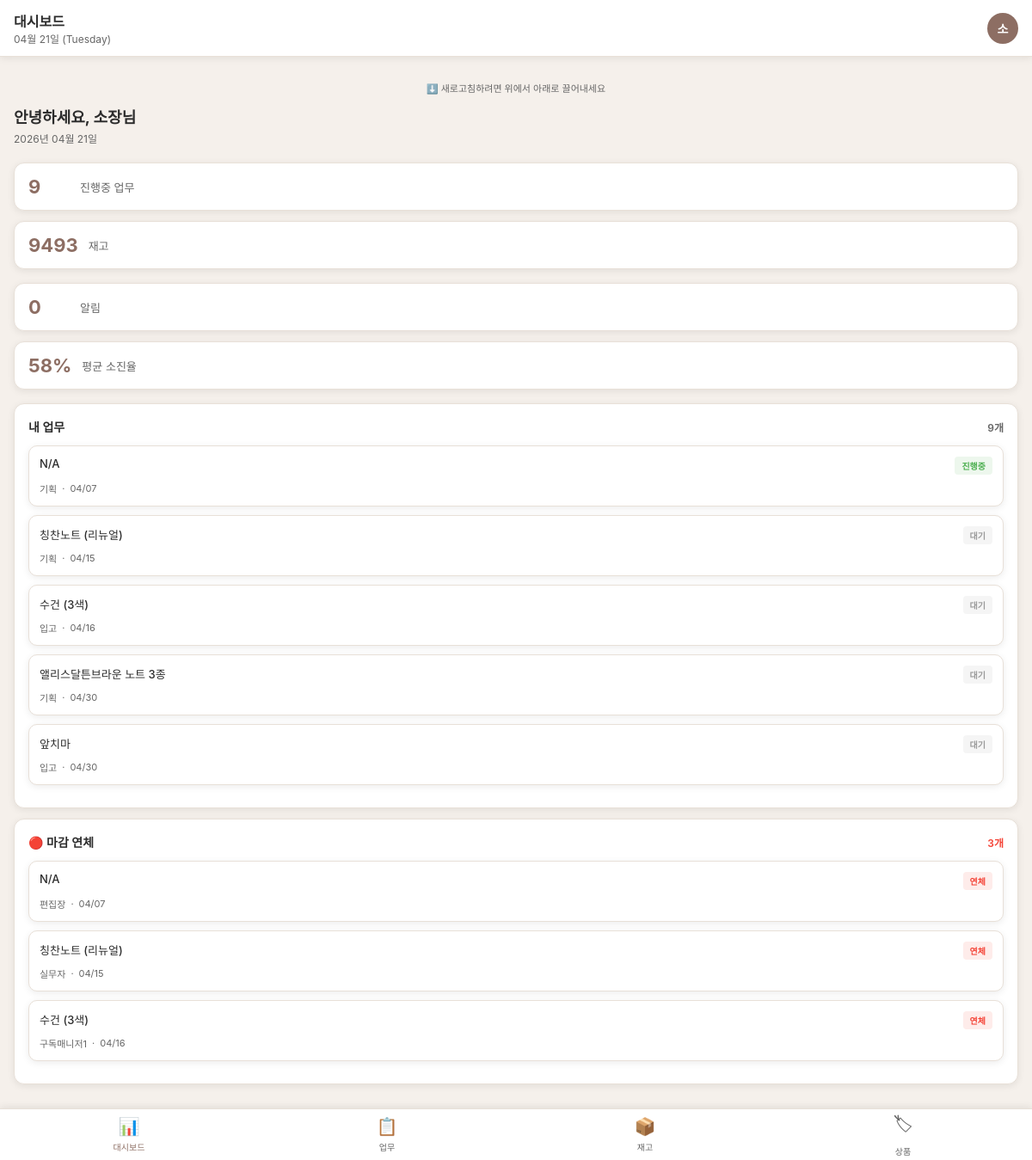
/m/ (signed in), run on the app's committed database.
### models.py (models this page shows)
class User(UserMixin, db.Model):
    __tablename__ = 'users'
    id = db.Column(db.Integer, primary_key=True)
    username = db.Column(db.String(50), unique=True, nullable=False)
    password_hash = db.Column(db.String(256), nullable=False)
    name = db.Column(db.String(100), nullable=False)
    role = db.Column(db.String(50), nullable=False)  # 소장/편집장/실무자/디자이너/행정팀장/구독매니저1/구독매니저2
    email = db.Column(db.String(120))
    created_at = db.Column(db.DateTime, default=datetime.utcnow)

class Task(db.Model):
    __tablename__ = 'tasks'
    id = db.Column(db.Integer, primary_key=True)
    title = db.Column(db.String(200), nullable=False)
    description = db.Column(db.Text)
    item_id = db.Column(db.Integer, db.ForeignKey('items.id'))
    assignee_id = db.Column(db.Integer, db.ForeignKey('users.id'))
    status = db.Column(db.String(20), default='대기')  # 대기/진행중/완료
    priority = db.Column(db.String(10), default='보통')  # 긴급/높음/보통/낮음
    stage = db.Column(db.String(20))  # 기획/디자인/컨펌·견적/제작/입고
    revision_count = db.Column(db.Integer, default=0)  # 샘플 수정 횟수
    production_weeks = db.Column(db.Integer)  # 제작 기간 (1~8주)
    production_start = db.Column(db.Date)    # 제작 시작일
    due_date = db.Column(db.Date)
    start_date = db.Column(db.Date)
    created_at = db.Column(db.DateTime, default=datetime.utcnow)
    completed_at = db.Column(db.DateTime)
    assignee = db.relationship('User', backref='tasks')
    comments = db.relationship('Comment', backref='task', lazy=True, cascade='all,delete-orphan')

class Item(db.Model):
    __tablename__ = 'items'
    id = db.Column(db.Integer, primary_key=True)
    name = db.Column(db.String(200), nullable=False)
    sku_code = db.Column(db.String(200))  # 위하고 품목코드 (쉼표 구분 다중 가능, 예: GG220801,GG220802)
    line = db.Column(db.String(10), nullable=False)  # A, B, C, B,C
    category_id = db.Column(db.Integer, db.ForeignKey('categories.id'))
    artist = db.Column(db.String(100))
    unit_cost = db.Column(db.Integer)  # 원
    target_qty = db.Column(db.Integer)
    current_stock = db.Column(db.Integer, default=0)
    status = db.Column(db.String(30), default='기획중')
    usage = db.Column(db.String(30), default='판매')
    owner_id = db.Column(db.Integer, db.ForeignKey('users.id'))
    target_date = db.Column(db.Date)  # 목표 입고일
    memo = db.Column(db.Text)
    sale_url_smartstore = db.Column(db.String(500))  # 스마트스토어 링크
    sale_url_aengdu = db.Column(db.String(500))      # aengdu.kr 링크
    sale_url_positive = db.Column(db.String(500))     # positive.co.kr 링크
    sale_url_other = db.Column(db.String(500))        # 기타 판매 링크
    created_at = db.Column(db.DateTime, default=datetime.utcnow)
    updated_at = db.Column(db.DateTime, default=datetime.utcnow, onupdate=datetime.utcnow)
    owner = db.relationship('User', backref='items')
    tasks = db.relationship('Task', backref='item', lazy=True)
    inventory_logs = db.relationship('InventoryLog', backref='item', lazy=True)
    weekly_counts = db.relationship('WeeklyCount', backref='item', lazy=True)

### app.py (the view, shortened to what this page needs)
@app.route('/m/')
@login_required
def m_dashboard():
    today = date.today()
    if has_perm('view_all_tasks'):
        my_tasks = Task.query.filter(Task.status != '완료').order_by(Task.due_date).limit(10).all()
    else:
        my_tasks = Task.query.filter_by(assignee_id=current_user.id).filter(Task.status != '완료').order_by(Task.due_date).limit(10).all()
    selling_items = Item.query.filter(Item.status.in_(['판매중', '소진중'])).all()
    selling_count = len(selling_items)
    total_stock = sum(i.current_stock or 0 for i in selling_items)
    total_target = sum(i.target_qty or 0 for i in selling_items)
    avg_remain_pct = round(total_stock / total_target * 100, 1) if total_target > 0 else 0
    low_stock_alerts = []
    all_wks = WeeklyCount.query.order_by(WeeklyCount.counted_at.desc()).all()
    wks_by_item = {}
    for w in all_wks:
        lst = wks_by_item.setdefault(w.item_id, [])
        if len(lst) < 16:
            lst.append(w)
    for it in selling_items:
        wks = wks_by_item.get(it.id, [])
        weekly_avg = 0
        if len(wks) >= 2:
            consume_weeks = [w for w in wks if w.diff and w.diff < 0]
            total_consumed = sum(abs(w.diff) for w in consume_weeks)
            num_weeks = len(consume_weeks)
            weekly_avg = round(total_consumed / num_weeks) if num_weeks > 0 else 0
    overdue_tasks = []
    staff_stats = []
    if has_perm('view_all_tasks'):
        overdue_tasks = Task.query.filter(Task.status != '완료', Task.due_date < today).order_by(Task.due_date).limit(10).all()
    return render_template('mobile.html', page='dashboard',
                           my_tasks=my_tasks, today=today,
                           selling_count=selling_count, total_stock=total_stock,
                           total_target=total_target, avg_remain_pct=avg_remain_pct,
                           low_stock_alerts=low_stock_alerts,
                           overdue_tasks=overdue_tasks, staff_stats=staff_stats)

### app.py (called while the page is built)
@login_manager.user_loader
def load_user(user_id):
    return User.query.get(int(user_id))

def has_perm(permission, role=None):
    r = role or current_user.role
    rp = RolePermission.query.filter_by(role=r, permission=permission).first()
    if rp:
        return rp.enabled
    return permission in DEFAULT_PERMISSIONS.get(r, [])

def is_admin():
    return has_perm('manage_users')

@app.context_processor
def inject_notification_count():
    if hasattr(current_user, 'id') and current_user.is_authenticated:
        unread = Notification.query.filter_by(recipient_id=current_user.id, is_read=False).count()
        return {'noti_count': unread, 'user_is_admin': is_admin()}
    return {'noti_count': 0, 'user_is_admin': False}

### templates/mobile.html (shortened to what this page needs)
<!DOCTYPE html>
<html lang="ko">
<head>
</head>
<body>
    <div class="mobile-header">
        <div>
            <div class="mobile-header-title" id="headerTitle">{% if page == 'tasks' %}업무{% elif page == 'inventory' %}재고{% elif page == 'items' %}상품{% else %}대시보드{% endif %}</div>
            <div class="mobile-header-date" id="headerDate">{{ today.strftime('%m월 %d일 (%A)') }}</div>
        </div>
        <div class="mobile-header-avatar" title="{{ current_user.name }}">{{ current_user.name[0] }}</div>
    </div>
    <div class="mobile-container">
        <div class="page-content {% if page == 'dashboard' %}active{% endif %}" id="dashboard-page">
            <div class="pull-refresh-hint">⬇️ 새로고침하려면 위에서 아래로 끌어내세요</div>
            <div class="greeting">
                <div class="greeting-title">안녕하세요, {{ current_user.name }}님</div>
                <div class="greeting-date">{{ today.strftime('%Y년 %m월 %d일') }}</div>
            </div>
            <div class="summary-grid">
                <div class="summary-card">
                    <div class="summary-value">{{ my_tasks|length }}</div>
                    <div class="summary-label">진행중 업무</div>
                </div>
                <div class="summary-card">
                    <div class="summary-value">{{ total_stock }}</div>
                    <div class="summary-label">재고</div>
                </div>
            </div>
            <div class="summary-grid">
                <div class="summary-card">
                    <div class="summary-value">{% if noti_count %}{{ noti_count }}{% else %}0{% endif %}</div>
                    <div class="summary-label">알림</div>
                </div>
                <div class="summary-card">
                    <div class="summary-value">{{ "{:.0f}%".format(avg_remain_pct or 0) }}</div>
                    <div class="summary-label">평균 소진율</div>
                </div>
            </div>
            {% if my_tasks %}
            <div class="card">
                <div class="card-header">
                    <span>내 업무</span>
                    <span style="font-size: 12px; color: var(--text-secondary);">{{ my_tasks|length }}개</span>
                </div>
                {% for task in my_tasks[:5] %}
                <div class="list-item" onclick="toggleDetail(this)">
                    <div class="list-item-main">
                        <div class="list-item-name">{{ task.item.name if task.item else 'N/A' }}</div>
                        {% if task.status == '대기' %}
                        <span class="badge badge-gray">대기</span>
                        {% elif task.status == '진행중' %}
                        <span class="badge badge-green">진행중</span>
                        {% elif task.status == '완료' %}
                        <span class="badge badge-blue">완료</span>
                        {% endif %}
                    </div>
                    <div class="list-item-meta">
                        <span>{{ task.stage }}</span>
                        {% if task.due_date %}
                        <span>·</span>
                        <span>{{ task.due_date.strftime('%m/%d') }}</span>
                        {% endif %}
                    </div>
                </div>
                {% endfor %}
            </div>
            {% else %}
            <div class="empty-state">
                <div class="empty-icon">📋</div>
                <div class="empty-text">진행 중인 업무가 없습니다</div>
            </div>
            {% endif %}
            {% if user_is_admin and overdue_tasks %}
            <div class="card">
                <div class="card-header">
                    <span>🔴 마감 연체</span>
                    <span style="font-size: 12px; color: var(--status-red);">{{ overdue_tasks|length }}개</span>
                </div>
                {% for task in overdue_tasks[:3] %}
                <div class="list-item">
                    <div class="list-item-main">
                        <div class="list-item-name">{{ task.item.name if task.item else 'N/A' }}</div>
                        <span class="badge badge-red">연체</span>
                    </div>
                    <div class="list-item-meta">
                        {% if task.assignee %}
                        <span>{{ task.assignee.name }}</span>
                        <span>·</span>
                        {% endif %}
                        <span>{{ task.due_date.strftime('%m/%d') }}</span>
                    </div>
                </div>
                {% endfor %}
            </div>
            {% endif %}
        </div>
    </div>
    <nav class="mobile-nav">
        <a class="nav-item {% if page == 'dashboard' %}active{% endif %}" href="/m/">
            <div class="nav-icon">📊</div>
            <div>대시보드</div>
        </a>
        <a class="nav-item {% if page == 'tasks' %}active{% endif %}" href="/m/tasks">
            <div class="nav-icon">📋</div>
            <div>업무</div>
        </a>
        <a class="nav-item {% if page == 'inventory' %}active{% endif %}" href="/m/inventory">
            <div class="nav-icon">📦</div>
            <div>재고</div>
        </a>
        <a class="nav-item {% if page == 'items' %}active{% endif %}" href="/m/items">
            <div class="nav-icon">🏷</div>
            <div>상품</div>
        </a>
    </nav>
</body>
</html>

### templates/mobile.html (style rules this page uses)
* { margin: 0; padding: 0; box-sizing: border-box; -webkit-tap-highlight-color: transparent; }
:root { --primary: #8D6E63; --accent: #4CAF50; --bg: #F5F0EB; --surface: #FFFFFF; --text-primary: #2C2C2C; --text-secondary: #666666; --border: #E8E0D8; --status-green: #4CAF50; --status-blue: #2196F3; --status-orange: #FF9800; --status-gray: #999999; --status-red: #F44336; --shadow: 0 2px 8px rgba(0, 0, 0, 0.08); --shadow-lg: 0 4px 16px rgba(0, 0, 0, 0.12); --notch-top: max(0px, env(safe-area-inset-top)); --notch-bottom: max(0px, env(safe-area-inset-bottom)); }
html, body { height: 100%; width: 100%; font-family: -apple-system, BlinkMacSystemFont, 'Segoe UI', 'Roboto', 'Noto Sans', 'Noto Sans KR', sans-serif; background-color: var(--bg); color: var(--text-primary); overflow: hidden; position: relative; }
body { display: flex; flex-direction: column; padding-top: var(--notch-top); }
.mobile-header { background: var(--surface); border-bottom: 1px solid var(--border); padding: 12px 16px; display: flex; justify-content: space-between; align-items: center; gap: 12px; flex-shrink: 0; box-shadow: var(--shadow); }
.mobile-header-title { font-size: 16px; font-weight: 600; color: var(--text-primary); flex: 1; }
.mobile-header-date { font-size: 12px; color: var(--text-secondary); }
.mobile-header-avatar { width: 36px; height: 36px; border-radius: 50%; background: var(--primary); color: var(--surface); display: flex; align-items: center; justify-content: center; font-weight: 600; font-size: 14px; flex-shrink: 0; }
.mobile-container { flex: 1; overflow-y: auto; overflow-x: hidden; -webkit-overflow-scrolling: touch; padding-bottom: calc(60px + var(--notch-bottom)); }
.page-content { padding: 16px; display: none; }
.page-content.active { display: block; animation: fadeIn 0.2s ease-in-out; }
.card { background: var(--surface); border-radius: 12px; padding: 16px; margin-bottom: 12px; box-shadow: var(--shadow); border: 1px solid var(--border); }
.card-header { font-size: 14px; font-weight: 600; color: var(--text-primary); margin-bottom: 12px; display: flex; justify-content: space-between; align-items: center; }
.summary-grid { display: grid; grid-template-columns: 1fr; gap: 12px; margin-bottom: 16px; }
.summary-card { background: var(--surface); border-radius: 12px; padding: 14px 16px; border: 1px solid var(--border); box-shadow: var(--shadow); display: flex; align-items: center; gap: 12px; }
.summary-value { font-size: 22px; font-weight: 700; color: var(--primary); min-width: 48px; }
.summary-label { font-size: 13px; color: var(--text-secondary); }
.list-item { background: var(--surface); border-radius: 10px; padding: 12px; margin-bottom: 10px; border: 1px solid var(--border); box-shadow: var(--shadow); cursor: pointer; transition: all 0.2s ease; }
.list-item-main { display: flex; gap: 8px; align-items: flex-start; margin-bottom: 8px; }
.list-item-name { flex: 1; font-size: 13px; font-weight: 500; color: var(--text-primary); word-break: break-word; }
.list-item-meta { display: flex; gap: 6px; font-size: 11px; color: var(--text-secondary); flex-wrap: wrap; align-items: center; }
.badge { display: inline-block; padding: 3px 8px; border-radius: 4px; font-size: 10px; font-weight: 600; white-space: nowrap; }
.badge-green { background: rgba(76, 175, 80, 0.1); color: var(--status-green); }
.badge-gray { background: rgba(153, 153, 153, 0.1); color: var(--status-gray); }
.badge-red { background: rgba(244, 67, 54, 0.1); color: var(--status-red); }
.mobile-nav { position: fixed; bottom: 0; left: 0; right: 0; height: calc(60px + var(--notch-bottom)); padding-bottom: var(--notch-bottom); background: var(--surface); border-top: 1px solid var(--border); display: flex !important; justify-content: space-around; box-shadow: 0 -2px 8px rgba(0, 0, 0, 0.08); z-index: 99999; }
.nav-item { flex: 1; display: flex; flex-direction: column; align-items: center; justify-content: center; gap: 4px; cursor: pointer; color: var(--text-secondary); text-decoration: none; font-size: 10px; font-weight: 500; min-height: 44px; transition: color 0.2s ease; }
.nav-item.active { color: var(--primary); }
.nav-icon { font-size: 20px; }
.greeting { margin-bottom: 20px; }
.greeting-title { font-size: 18px; font-weight: 700; color: var(--text-primary); margin-bottom: 4px; }
.greeting-date { font-size: 12px; color: var(--text-secondary); }
.pull-refresh-hint { text-align: center; padding: 12px; color: var(--text-secondary); font-size: 11px; }

### data on the page
User: name "소", name "소장"
Task: item "N/A", status "진행중", stage "기획", due_date "04/07", assignee.name "편집장"
Task: item "칭찬노트 (리뉴얼)", status "대기", stage "기획", due_date "04/15", assignee.name "실무자"
Task: item "수건 (3색)", status "대기", stage "입고", due_date "04/16", assignee.name "구독매니저1"
Task: item "앨리스달튼브라운 노트 3종", status "대기", stage "기획", due_date "04/30"
Task: item "앞치마", status "대기", stage "입고", due_date "04/30"

### other printed values
{{ my_tasks|length }} "9"
{{ total_stock }} "9493"
{{ "{:.0f}%".format(avg_remain_pct or 0) }} "58%"
{{ overdue_tasks|length }} "3"
